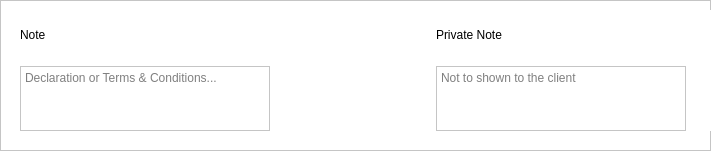
   <widget class="QFrame" name="frame">
    <property name="geometry">
     <rect>
      <x>50</x>
      <y>660</y>
      <width>711</width>
      <height>151</height>
     </rect>
    </property>
    <property name="styleSheet">
     <string notr="true">background-color:white;</string>
    </property>
    <property name="frameShape">
     <enum>QFrame::StyledPanel</enum>
    </property>
    <property name="frameShadow">
     <enum>QFrame::Raised</enum>
    </property>
    <widget class="QWidget" name="layoutWidget">
     <property name="geometry">
      <rect>
       <x>20</x>
       <y>10</y>
       <width>711</width>
       <height>121</height>
      </rect>
     </property>
     <layout class="QVBoxLayout" name="verticalLayout_6">
      <item>
       <layout class="QHBoxLayout" name="horizontalLayout_11">
        <item>
         <widget class="QLabel" name="note_frame_lbl">
          <property name="minimumSize">
           <size>
            <width>250</width>
            <height>0</height>
           </size>
          </property>
          <property name="maximumSize">
           <size>
            <width>250</width>
            <height>16777215</height>
           </size>
          </property>
          <property name="font">
           <font>
            <pointsize>9</pointsize>
           </font>
          </property>
          <property name="text">
           <string>Note</string>
          </property>
         </widget>
        </item>
        <item>
         <spacer name="horizontalSpacer_6">
          <property name="orientation">
           <enum>Qt::Horizontal</enum>
          </property>
          <property name="sizeType">
           <enum>QSizePolicy::Fixed</enum>
          </property>
          <property name="sizeHint" stdset="0">
           <size>
            <width>160</width>
            <height>20</height>
           </size>
          </property>
         </spacer>
        </item>
        <item>
         <widget class="QLabel" name="private_note_lbl">
          <property name="minimumSize">
           <size>
            <width>250</width>
            <height>0</height>
           </size>
          </property>
          <property name="maximumSize">
           <size>
            <width>250</width>
            <height>16777215</height>
           </size>
          </property>
          <property name="font">
           <font>
            <pointsize>9</pointsize>
           </font>
          </property>
          <property name="text">
           <string>Private Note</string>
          </property>
         </widget>
        </item>
        <item>
         <spacer name="horizontalSpacer_4">
          <property name="orientation">
           <enum>Qt::Horizontal</enum>
          </property>
          <property name="sizeHint" stdset="0">
           <size>
            <width>40</width>
            <height>20</height>
           </size>
          </property>
         </spacer>
        </item>
       </layout>
      </item>
      <item>
       <layout class="QHBoxLayout" name="horizontalLayout_12">
        <item>
         <widget class="QTextEdit" name="note_frame_te">
          <property name="minimumSize">
           <size>
            <width>250</width>
            <height>65</height>
           </size>
          </property>
          <property name="maximumSize">
           <size>
            <width>250</width>
            <height>65</height>
           </size>
          </property>
          <property name="font">
           <font>
            <pointsize>9</pointsize>
           </font>
          </property>
          <property name="placeholderText">
           <string>Declaration or Terms &amp; Conditions...</string>
          </property>
         </widget>
        </item>
        <item>
         <spacer name="horizontalSpacer_5">
          <property name="orientation">
           <enum>Qt::Horizontal</enum>
          </property>
          <property name="sizeType">
           <enum>QSizePolicy::Fixed</enum>
          </property>
          <property name="sizeHint" stdset="0">
           <size>
            <width>160</width>
            <height>20</height>
           </size>
          </property>
         </spacer>
        </item>
        <item>
         <widget class="QTextEdit" name="private_note_te">
          <property name="minimumSize">
           <size>
            <width>250</width>
            <height>65</height>
           </size>
          </property>
          <property name="maximumSize">
           <size>
            <width>250</width>
            <height>65</height>
           </size>
          </property>
          <property name="font">
           <font>
            <pointsize>9</pointsize>
           </font>
          </property>
          <property name="placeholderText">
           <string>Not to shown to the client</string>
          </property>
         </widget>
        </item>
        <item>
         <spacer name="horizontalSpacer_3">
          <property name="orientation">
           <enum>Qt::Horizontal</enum>
          </property>
          <property name="sizeHint" stdset="0">
           <size>
            <width>40</width>
            <height>20</height>
           </size>
          </property>
         </spacer>
        </item>
       </layout>
      </item>
     </layout>
    </widget>
   </widget>
